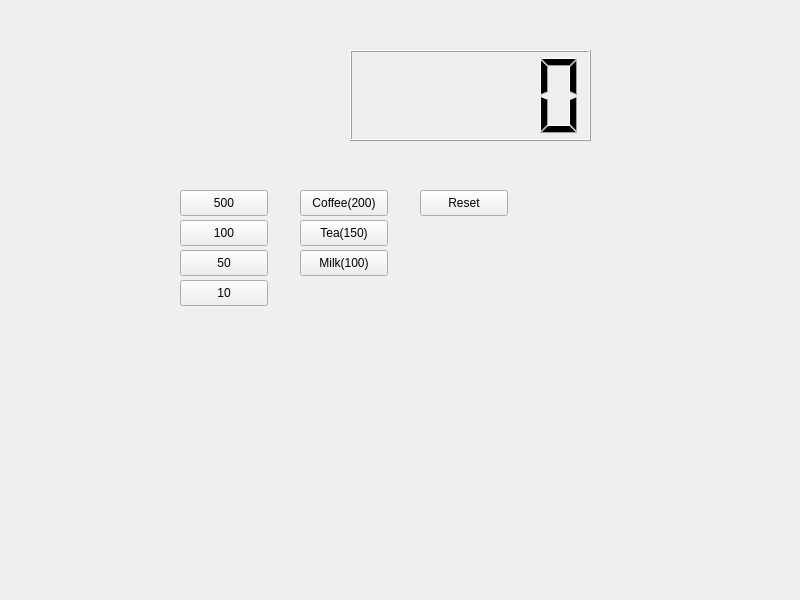
<?xml version="1.0" encoding="UTF-8"?>
<ui version="4.0">
 <class>Widget</class>
 <widget class="QWidget" name="Widget">
  <property name="geometry">
   <rect>
    <x>0</x>
    <y>0</y>
    <width>800</width>
    <height>600</height>
   </rect>
  </property>
  <property name="windowTitle">
   <string>Widget</string>
  </property>
  <widget class="QLCDNumber" name="lcdNumber">
   <property name="geometry">
    <rect>
     <x>350</x>
     <y>50</y>
     <width>241</width>
     <height>91</height>
    </rect>
   </property>
  </widget>
  <widget class="QPushButton" name="pbCoin500">
   <property name="geometry">
    <rect>
     <x>180</x>
     <y>190</y>
     <width>88</width>
     <height>26</height>
    </rect>
   </property>
   <property name="text">
    <string>500</string>
   </property>
  </widget>
  <widget class="QPushButton" name="pbCoin100">
   <property name="geometry">
    <rect>
     <x>180</x>
     <y>220</y>
     <width>88</width>
     <height>26</height>
    </rect>
   </property>
   <property name="text">
    <string>100</string>
   </property>
  </widget>
  <widget class="QPushButton" name="pbCoin50">
   <property name="geometry">
    <rect>
     <x>180</x>
     <y>250</y>
     <width>88</width>
     <height>26</height>
    </rect>
   </property>
   <property name="text">
    <string>50</string>
   </property>
  </widget>
  <widget class="QPushButton" name="pbCoin10">
   <property name="geometry">
    <rect>
     <x>180</x>
     <y>280</y>
     <width>88</width>
     <height>26</height>
    </rect>
   </property>
   <property name="text">
    <string>10</string>
   </property>
  </widget>
  <widget class="QPushButton" name="pbCoffee">
   <property name="geometry">
    <rect>
     <x>300</x>
     <y>190</y>
     <width>88</width>
     <height>26</height>
    </rect>
   </property>
   <property name="text">
    <string>Coffee(200)</string>
   </property>
  </widget>
  <widget class="QPushButton" name="pbTea">
   <property name="geometry">
    <rect>
     <x>300</x>
     <y>220</y>
     <width>88</width>
     <height>26</height>
    </rect>
   </property>
   <property name="text">
    <string>Tea(150)</string>
   </property>
  </widget>
  <widget class="QPushButton" name="pbMilk">
   <property name="geometry">
    <rect>
     <x>300</x>
     <y>250</y>
     <width>88</width>
     <height>26</height>
    </rect>
   </property>
   <property name="text">
    <string>Milk(100)</string>
   </property>
  </widget>
  <widget class="QPushButton" name="pbReset">
   <property name="geometry">
    <rect>
     <x>420</x>
     <y>190</y>
     <width>88</width>
     <height>26</height>
    </rect>
   </property>
   <property name="text">
    <string>Reset</string>
   </property>
  </widget>
 </widget>
 <resources/>
 <connections/>
</ui>
